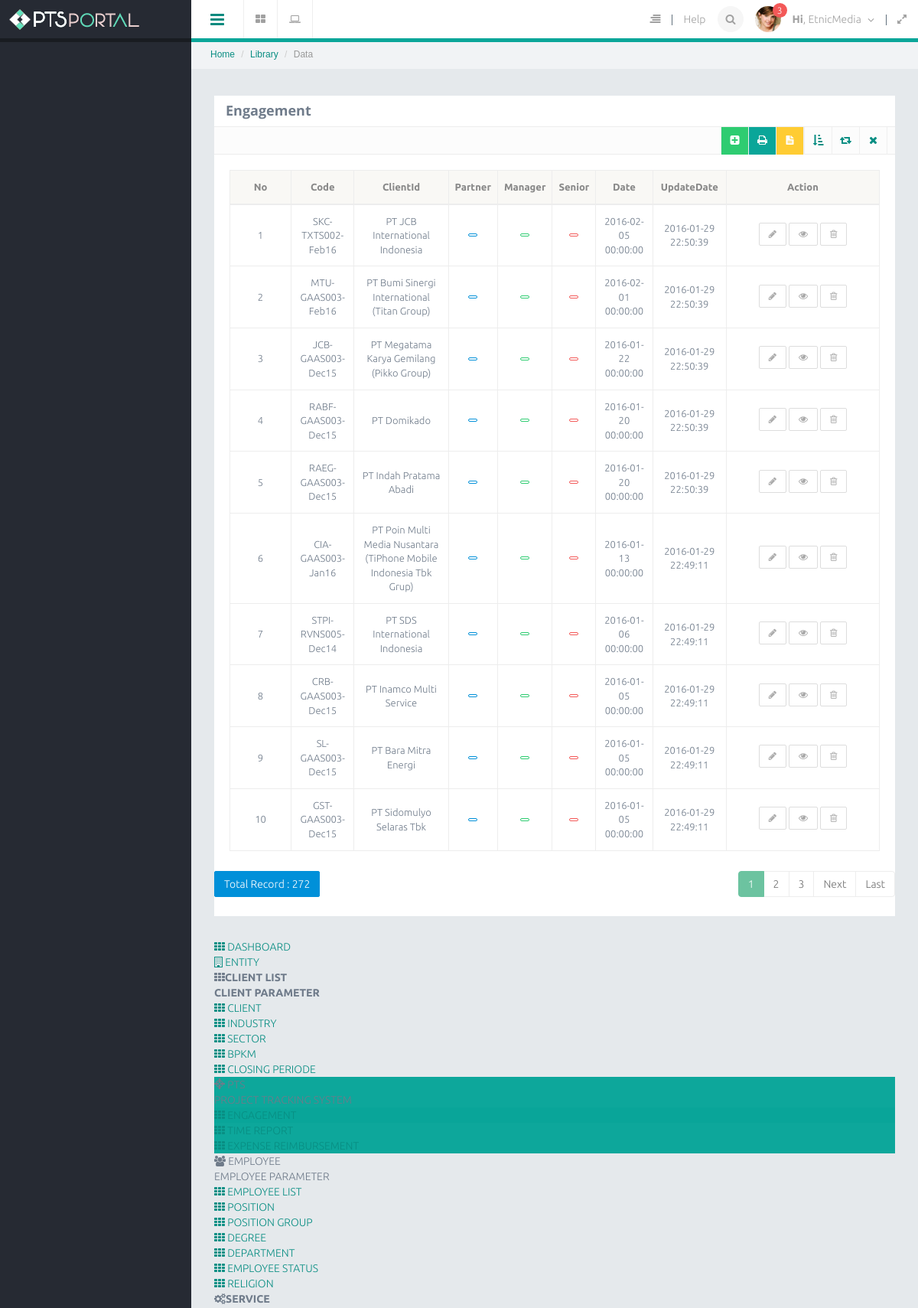
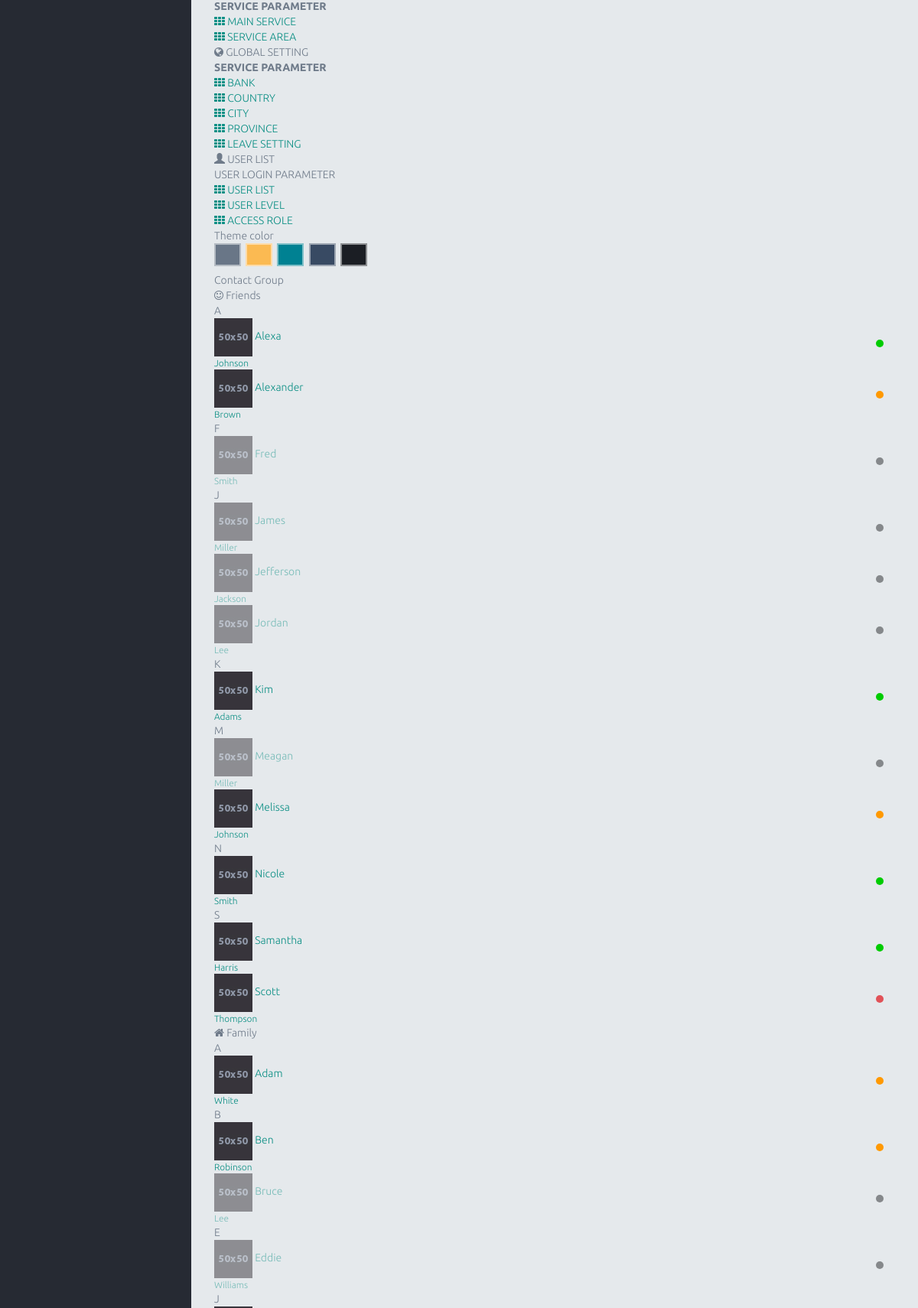
The app's page /index.php/engagement (upper part) with its own data (2 pictures, top to bottom).
### tables this page shows
CREATE TABLE `engagement` (
  `id` int(11) NOT NULL AUTO_INCREMENT,
  `entityId` int(11) NOT NULL DEFAULT '1',
  `code` varchar(25) NOT NULL,
  `engagementDate` datetime NOT NULL,
  `clientId` int(11) DEFAULT NULL,
  `serviceTitleId` int(11) DEFAULT NULL,
  `yearService` varchar(8) DEFAULT NULL,
  `description` varchar(100) NOT NULL,
  `partnerId` int(11) DEFAULT NULL,
  `managerId` int(11) DEFAULT NULL,
  `seniorId` int(11) DEFAULT NULL,
  `complexity` tinyint(4) NOT NULL,
  `risk` tinyint(2) NOT NULL,
  `agreedFees` decimal(18,2) NOT NULL,
  `agreedExpenses` decimal(18,2) NOT NULL,
  `estimatedCost` decimal(18,2) NOT NULL,
  `signingPartnerId` int(11) DEFAULT NULL,
  `engagementPartnerId` int(11) DEFAULT NULL,
  `asset` decimal(18,2) NOT NULL,
  `rl` decimal(18,2) NOT NULL,
  `reportNo` varchar(25) NOT NULL,
  `reportDate` datetime NOT NULL,
  `opinion` varchar(50) NOT NULL,
  `jobFromEmployeeId` int(11) NOT NULL,
  `finishStatusId` tinyint(2) DEFAULT NULL COMMENT '1. Finish, 2. On Progress, 3.cancel',
  `finishDate` datetime NOT NULL,
  `finishApproveBy` int(11) DEFAULT NULL,
  `closing` tinyint(2) NOT NULL,
  `closingDate` datetime NOT NULL,
  `deleted` tinyint(4) NOT NULL,
  `inputby` varchar(15) NOT NULL,
  `version` int(11) NOT NULL,
  `userCreate` int(11) DEFAULT NULL,
  `createDate` datetime NOT NULL,
  `userUpdate` int(11) DEFAULT NULL,
  `updateDate` timestamp NOT NULL DEFAULT CURRENT_TIMESTAMP ON UPDATE CURRENT_TIMESTAMP,
  PRIMARY KEY (`id`)
);

CREATE TABLE `client` (
  `id` int(11) NOT NULL AUTO_INCREMENT,
  `enitityId` int(11) DEFAULT '1',
  `clientCode` varchar(15) DEFAULT NULL,
  `clientName` varchar(75) DEFAULT NULL,
  `clientStatus` int(11) DEFAULT NULL,
  `sectorId` int(11) DEFAULT NULL,
  `subSector` varchar(5) DEFAULT NULL,
  `fsPeriode` char(2) DEFAULT NULL,
  `address` text,
  `cityId` int(11) DEFAULT NULL,
  `provinceId` int(11) DEFAULT NULL,
  `mainProvince` varchar(5) DEFAULT NULL,
  `mainPostalCode` varchar(5) DEFAULT NULL,
  `mainPOBox` varchar(15) DEFAULT 'N/A',
  `mainPhone` varchar(50) DEFAULT 'N/A',
  `mainFax` varchar(50) DEFAULT 'N/A',
  `billingAddress` text,
  `billingCityId` int(11) DEFAULT NULL,
  `billingPostalCode` varchar(5) DEFAULT NULL,
  `billingPOBox` varchar(15) DEFAULT NULL,
  `billingCountry` varchar(5) DEFAULT NULL,
  `billingCPName` varchar(50) DEFAULT NULL,
  `billingCPSalutation` int(11) DEFAULT NULL,
  `billingCPPosition` varchar(50) DEFAULT NULL,
  `billingCPPhone` varchar(50) DEFAULT NULL,
  `billingCPFax` varchar(50) DEFAULT NULL,
  `billingCPHandphone` varchar(50) DEFAULT NULL,
  `billingCPEmail` varchar(50) DEFAULT NULL,
  `npwpName` varchar(75) DEFAULT NULL,
  `npwpAddress` text,
  `npwp` varchar(25) DEFAULT NULL,
  `ppn` decimal(6,2) DEFAULT NULL,
  `bpkmId` tinyint(4) DEFAULT NULL,
  `listed` tinyint(4) DEFAULT NULL,
  `listedType` int(11) DEFAULT NULL,
  `stockExchange` varchar(50) DEFAULT NULL,
  `parentCompany` varchar(50) DEFAULT NULL,
  `parentCountry` varchar(50) DEFAULT NULL,
  `prevAuditor` varchar(50) DEFAULT NULL,
  `foreignShareholders` varchar(50) DEFAULT NULL,
  `multinational` tinyint(2) DEFAULT NULL COMMENT '1. yes, 2.no',
  `clientDeleted` tinyint(4) DEFAULT NULL,
  `userCreate` int(11) DEFAULT '-1',
  `createDate` datetime DEFAULT NULL,
  `userUpdate` int(11) DEFAULT '-1',
  `updateDate` timestamp NULL DEFAULT CURRENT_TIMESTAMP ON UPDATE CURRENT_TIMESTAMP,
  PRIMARY KEY (`id`)
);

### application/libraries/Template.php (called while the page is built, shortened)
<?php
class Template{
    protected $_CI;
    function __construct(){
        $this->_CI=&get_instance();
    }
    function caplet($template,$data=null){
        $data['_content']=$this->_CI->load->view($template,$data,true);
        $data['_header']=$this->_CI->load->view('themes/caplet/header',$data,true);
        $data['_slideleft']=$this->_CI->load->view('themes/caplet/slideleft',$data,true);
        $data['_modal_message']=$this->_CI->load->view('themes/caplet/modal_message',$data,true);
        $data['_modal_notification']=$this->_CI->load->view('themes/caplet/modal_notification',$data,true);
        $data['_leftnav']=$this->_CI->load->view('themes/caplet/leftnav',$data,true);
        $data['_rightnav']=$this->_CI->load->view('themes/caplet/rightnav',$data,true);
        $data['_sidebar']=$this->_CI->load->view('themes/caplet/sidebar',$data,true);
        $this->_CI->load->view('themes/caplet.php',$data);
    }
}

### application/controllers/Engagement.php (called while the page is built, shortened)
<?php
class Engagement extends CI_Controller
{
    public function index()
    {
        $q = urldecode($this->input->get('q', TRUE));
        $start = intval($this->input->get('start'));
        if ($q <> '') {
            $config['base_url'] = base_url() . 'engagement/index.html?q=' . urlencode($q);
            $config['first_url'] = base_url() . 'engagement/index.html?q=' . urlencode($q);
        } else {
            $config['base_url'] = base_url() . 'engagement/';
            $config['first_url'] = base_url() . 'engagement/';
        }
        $config['per_page'] = 10;
        $config['page_query_string'] = TRUE;
        $config['total_rows'] = $this->Mengagement->total_rows($q);
        $engagement = $this->Mengagement->getData($config['per_page'], $start, $q);
        $this->pagination->initialize($config);
        $data = array(
            'engagement_data' => $engagement,
            'q' => $q,
            'pagination' => $this->pagination->create_links(),
            'total_rows' => $config['total_rows'],
            'start' => $start,
        );
        $this->template->caplet('engagement/engagement_list', $data);
    }
}

### index.php (called while the page is built, shortened)
<?php
require_once BASEPATH.'core/CodeIgniter.php';

### application/models/Mengagement.php (called while the page is built, shortened)
<?php
class Mengagement extends CI_Model
{
    public $table = 'engagement';
    function total_rows($q = NULL) {
        $this->db->like('id', $q);
	$this->db->or_like('entityId', $q);
	$this->db->or_like('code', $q);
	$this->db->or_like('engagementDate', $q);
	$this->db->or_like('clientId', $q);
	$this->db->or_like('serviceTitleId', $q);
	$this->db->or_like('yearService', $q);
	$this->db->or_like('description', $q);
	$this->db->or_like('partnerId', $q);
	$this->db->or_like('managerId', $q);
	$this->db->or_like('seniorId', $q);
	$this->db->or_like('complexity', $q);
	$this->db->or_like('risk', $q);
	$this->db->or_like('agreedFees', $q);
	$this->db->or_like('agreedExpenses', $q);
	$this->db->or_like('estimatedCost', $q);
	$this->db->or_like('signingPartnerId', $q);
	$this->db->or_like('engagementPartnerId', $q);
	$this->db->or_like('asset', $q);
	$this->db->or_like('rl', $q);
	$this->db->or_like('reportNo', $q);
	$this->db->or_like('reportDate', $q);
	$this->db->or_like('opinion', $q);
	$this->db->or_like('jobFromEmployeeId', $q);
	$this->db->or_like('finishStatusId', $q);
	$this->db->or_like('finishDate', $q);
	$this->db->or_like('finishApproveBy', $q);
	$this->db->or_like('closing', $q);
	$this->db->or_like('closingDate', $q);
	$this->db->or_like('deleted', $q);
	$this->db->or_like('inputby', $q);
	$this->db->or_like('version', $q);
	$this->db->or_like('userCreate', $q);
	$this->db->or_like('createDate', $q);
	$this->db->or_like('userUpdate', $q);
	$this->db->or_like('updateDate', $q);
	$this->db->from($this->table);
        return $this->db->count_all_results();
    }
    function getData($limit, $start = 0, $q = NULL) {
	$this->db->limit($limit, $start);
        $this->db->select('a.*,b.clientName,c1.firstName as partner, c2.firstName as manager,c3.firstName as senior');
            $this->db->from('engagement a');
            $this->db->join('client b', 'b.id = a.clientId', 'left');
            $this->db->join('employee c1', 'c1.id = a.partnerId', 'left');
            $this->db->join('employee c2', 'c2.id=a.managerId', 'left');
            $this->db->join('employee c3', 'c3.id=a.seniorId', 'left');
            $this->db->order_by('a.engagementDate','DESC');
        $query = $this->db->get();
        if ($query->num_rows() > 0)
            {
                 return $query->result();
            }
    }
}

### application/views/engagement/engagement_list.php (the view, shortened to what this page needs)
    <div class="row">
    <div class="col-lg-12">
        <section class="panel">
            <header class="panel-heading">
                <h4><strong>Engagement</strong></h4>
            </header>
            <div class="panel-tools fully" align="right" data-toolscolor="#6CC3A0">
                <ul class="tooltip-area">
                    <li>
                        <a href="<?= site_url('engagement/create'); ?>" class="btn btn-success" title="create new data"><i class="fa fa-plus-square"></i></a>
                    </li>
                    <li>
                        <a href="<?= site_url('engagement/excel'); ?>" class="btn btn-theme-inverse" title="download excel"><i class="fa fa-print"></i></a>
                    </li>
                    <li>
                        <a href="<?= site_url('engagement/word'); ?>" class="btn btn-warning" title="download word"><i class="fa fa-file-text"></i></a>
                    </li>
                    <li><a href="javascript:void(0)" class="btn btn-collapse" title="Collapse"><i class="fa fa-sort-amount-asc"></i></a></li>
                    <li><a href="javascript:void(0)" class="btn btn-reload"  title="Reload"><i class="fa fa-retweet"></i></a></li>
                    <li><a href="javascript:void(0)" class="btn btn-close" title="Close"><i class="fa fa-times"></i></a></li>
                </ul>
            </div>
        <div class="panel-body">
        <table class="table table-bordered" style="margin-bottom: 10px">
        <thead>
            <tr>
                <th>No</th>
		<th>Code</th>
		<th>ClientId</th>
		<th>Partner</th>
		<th>Manager</th>
		<th>Senior</th>
		<th>Date</th>
		<th>UpdateDate</th>
		<th>Action</th>
		</tr>
		</thead>
		<tbody align="center">
            <?php
            foreach ($engagement_data as $engagement)
            {
                ?>
                <tr>
			<td width="80px"><?php echo ++$start ?></td>
			<td><?php echo $engagement->code ?></td>
			<td><?php echo $engagement->clientName ?></td>
			<td><button type="button" class="btn btn-xs btn-primary btn-transparent"><?= $engagement->partner ?></button></td>
			<td><button type="button" class="btn btn-xs btn-success btn-transparent"><?= $engagement->manager ?></button></td>
			<td><button type="button" class="btn btn-xs btn-theme btn-transparent"><?php echo $engagement->senior ?></button></td>
			<td><?php echo $engagement->engagementDate ?></td>
			<td><?php echo $engagement->updateDate ?></td>
			<td style="text-align:center" width="200px">
                            <span class="tooltip-area">
                                    <a href="<?= base_url() ?>engagement/update/<?=$engagement->id;?>" class="btn btn-default btn-sm" title="Edit">
                                        <i class="fa fa-pencil"></i>
                                    </a>
                                    <a href="<?= base_url() ?>engagement/read/<?=$engagement->id;?>" class="btn btn-default btn-sm" title="detail">
                                        <i class="fa fa-eye"></i>
                                    </a>
                                    <a href="<?= base_url() ?>engagement/delete/<?=$engagement->id;?>" onclick="javasciprt: return confirm('Are You Sure ?')"  class="btn btn-default btn-sm" title="Delete">
                                        <i class="fa fa-trash-o"></i>
                                    </a>
                                </span>
			</td>
		</tr>
                <?php
            }
            ?>
            </tbody>
        </table>
        </div>
        <div class="row">
            <div class="col-md-6">
                <a href="#" class="btn btn-primary">Total Record : <?php echo $total_rows ?></a>
	    </div>
            <div class="col-md-6 text-right">
                <?php echo $pagination ?>
            </div>
        </div>
    </body>
</html>

### records on screen
engagement: code "SKC-TXTS002-Feb16", clientId.clientName "PT JCB International Indonesia", engagementDate "2016-02-05 00:00:00", updateDate "2016-01-29 22:50:39"
engagement: code "MTU-GAAS003-Feb16", clientId.clientName "PT Bumi Sinergi International (Titan Group)", engagementDate "2016-02-01 00:00:00", updateDate "2016-01-29 22:50:39"
engagement: code "JCB-GAAS003-Dec15", clientId.clientName "PT Megatama Karya Gemilang (Pikko Group)", engagementDate "2016-01-22 00:00:00", updateDate "2016-01-29 22:50:39"
engagement: code "RABF-GAAS003-Dec15", clientId.clientName "PT Domikado", engagementDate "2016-01-20 00:00:00", updateDate "2016-01-29 22:50:39"
engagement: code "RAEG-GAAS003-Dec15", clientId.clientName "PT Indah Pratama Abadi", engagementDate "2016-01-20 00:00:00", updateDate "2016-01-29 22:50:39"
engagement: code "CIA-GAAS003-Jan16", clientId.clientName "PT Poin Multi Media Nusantara (TiPhone Mobile Indonesia Tbk Grup)", engagementDate "2016-01-13 00:00:00", updateDate "2016-01-29 22:49:11"
engagement: code "STPI-RVNS005-Dec14", clientId.clientName "PT SDS International Indonesia", engagementDate "2016-01-06 00:00:00", updateDate "2016-01-29 22:49:11"
engagement: code "CRB-GAAS003-Dec15", clientId.clientName "PT Inamco Multi Service", engagementDate "2016-01-05 00:00:00", updateDate "2016-01-29 22:49:11"
engagement: code "SL-GAAS003-Dec15", clientId.clientName "PT Bara Mitra Energi", engagementDate "2016-01-05 00:00:00", updateDate "2016-01-29 22:49:11"
engagement: code "GST-GAAS003-Dec15", clientId.clientName "PT Sidomulyo Selaras Tbk", engagementDate "2016-01-05 00:00:00", updateDate "2016-01-29 22:49:11"

### other values on screen
$total_rows "272"
$pagination "1 2 3 Next Last"
